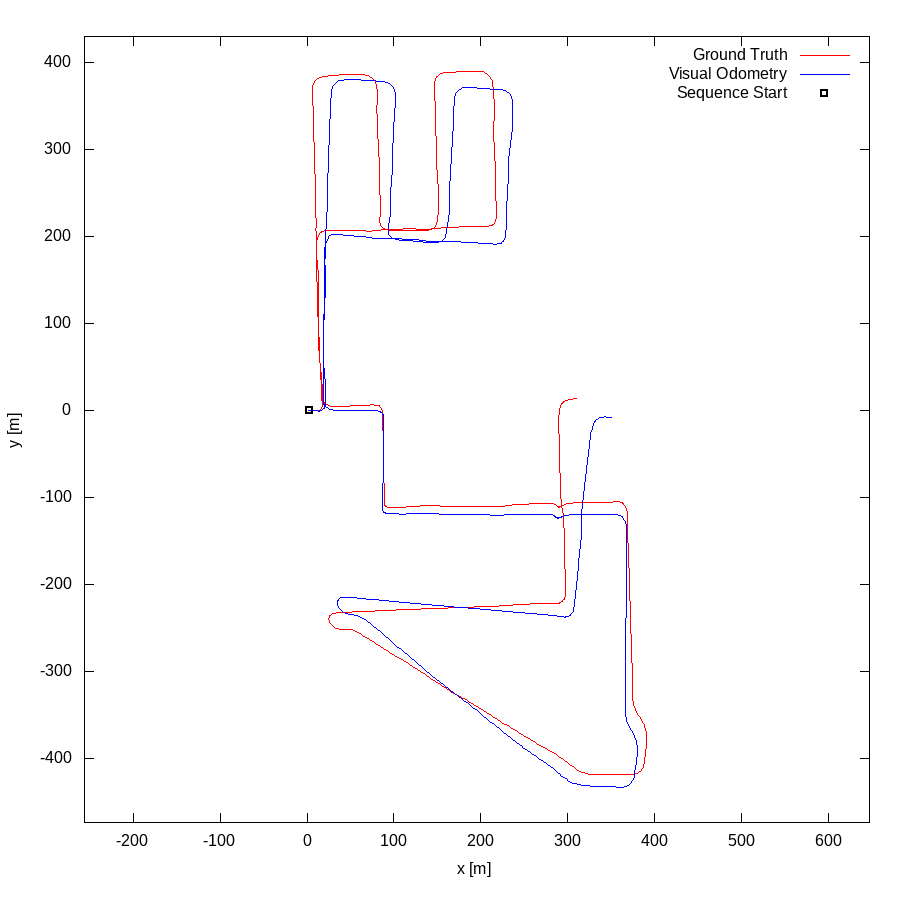

Here is the gnuplot script that generated this plot:
set term postscript eps enhanced color
set output "08.eps"
set size ratio -1
set xrange [-256:647]
set yrange [-473:430]
set xlabel "x [m]"
set ylabel "y [m]"
plot "08.txt" using 1:2 lc rgb "#FF0000" title 'Ground Truth' w lines,"08.txt" using 3:4 lc rgb "#0000FF" title 'Visual Odometry' w lines,"< head -1 08.txt" using 1:2 lc rgb "#000000" pt 4 ps 1 lw 2 title 'Sequence Start' w points
